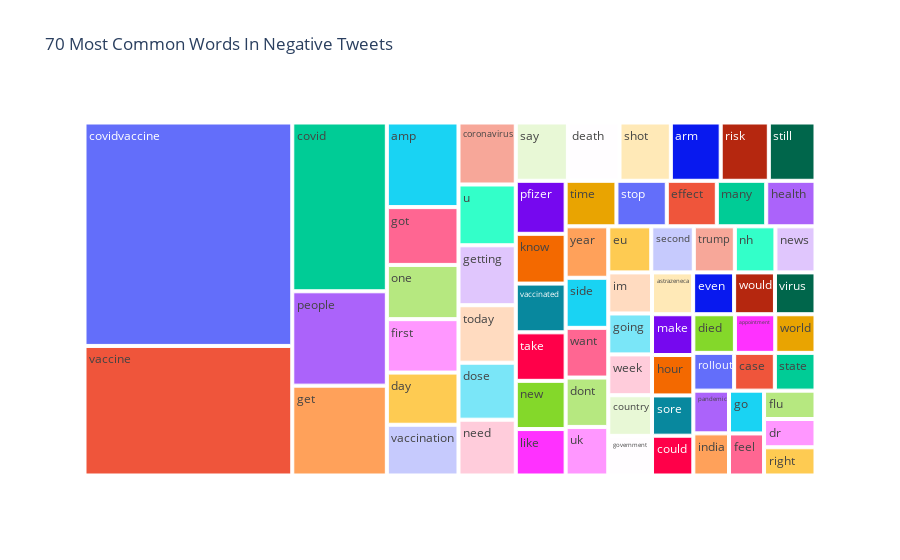
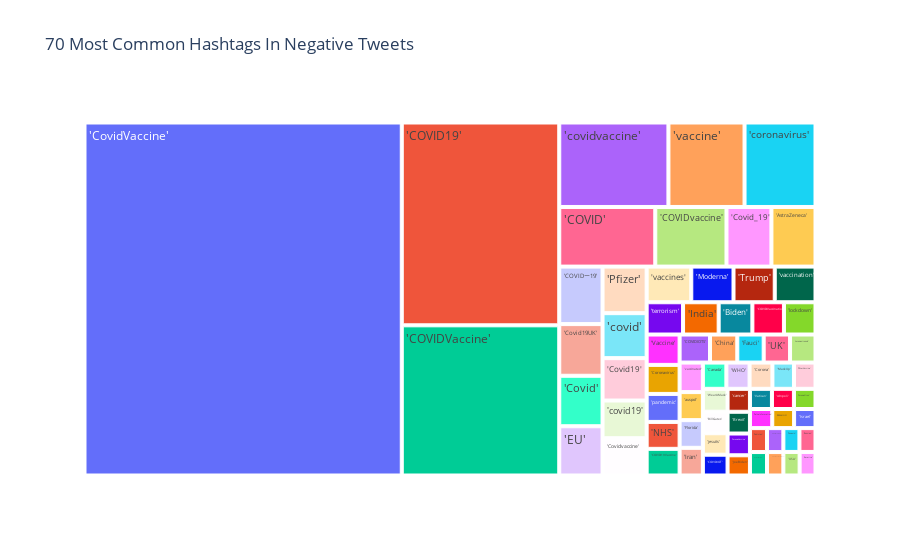

These figures' notebook cell, in order:
### Code cell
all_negative_words=[]
all_negative_hashtags=[]
for i in range(len(Negative_tweet['text'])):
    a=Negative_tweet['text'][i]
    b=Negative_tweet['hashtags'][i].strip('][').split(', ')
    for i in a:
        all_negative_words.append(i)
    for i in b:
        all_negative_hashtags.append(i)
all_negative_words=pd.Series(np.array(all_negative_words))
all_negative_hashtags=pd.Series(np.array(all_negative_hashtags))
common_words=all_negative_words.value_counts().drop(labels='')[:70].rename_axis('Common Negative Words').reset_index(name='count')
fig = px.treemap(common_words, path=['Common Negative Words'], values='count',title='70 Most Common Words In Negative Tweets')
fig.show()
common_hashtags=all_negative_hashtags.value_counts()[:70].drop(labels='').rename_axis('Common Negative Hashtags').reset_index(name='count')
fig = px.treemap(common_hashtags, path=['Common Negative Hashtags'], values='count',title='70 Most Common Hashtags In Negative Tweets')
fig.show()

### Figure 1 — Plotly figure (JSON) as saved in the notebook; plotly's stock layout.template omitted (floating-point values rounded to 4 significant figures)
{"data": [{"branchvalues": "total", "domain": {"x": [0, 1], "y": [0, 1]}, "hovertemplate": "labels=%{label}<br>count=%{value}<br>parent=%{parent}<br>id=%{id}<extra></extra>", "ids": ["amp", "appointment", "arm", "astrazeneca", "case", "coronavirus", "could", "country", "covid", "covidvaccine", "day", "death", "died", "dont", "dose", "dr", "effect", "eu", "even", "feel", "first", "flu", "get", "getting", "go", "going", "got", "government", "health", "hour", "im", "india", "know", "like", "make", "many", "need", "new", "news", "nh", "one", "pandemic", "people", "pfizer", "right", "risk", "rollout", "say", "second", "shot", "side", "sore", "state", "still", "stop", "take", "time", "today", "trump", "u", "uk", "vaccinated", "vaccination", "vaccine", "virus", "want", "week", "world", "would", "year"], "labels": ["amp", "appointment", "arm", "astrazeneca", "case", "coronavirus", "could", "country", "covid", "covidvaccine", "day", "death", "died", "dont", "dose", "dr", "effect", "eu", "even", "feel", "first", "flu", "get", "getting", "go", "going", "got", "government", "health", "hour", "im", "india", "know", "like", "make", "many", "need", "new", "news", "nh", "one", "pandemic", "people", "pfizer", "right", "risk", "rollout", "say", "second", "shot", "side", "sore", "state", "still", "stop", "take", "time", "today", "trump", "u", "uk", "vaccinated", "vaccination", "vaccine", "virus", "want", "week", "world", "would", "year"], "name": "", "parents": ["", "", "", "", "", "", "", "", "", "", "", "", "", "", "", "", "", "", "", "", "", "", "", "", "", "", "", "", "", "", "", "", "", "", "", "", "", "", "", "", "", "", "", "", "", "", "", "", "", "", "", "", "", "", "", "", "", "", "", "", "", "", "", "", "", "", "", "", "", ""], "type": "treemap", "values": [2259, 581, 1083, 641, 573, 1323, 613, 662, 5948, 17298, 1393, 1121, 598, 785, 1216, 542, 849, 738, 639, 549, 1427, 544, 3166, 1279, 559, 667, 1544, 646, 836, 622, 669, 560, 925, 863, 628, 838, 1191, 896, 688, 697, 1448, 568, 3325, 985, 541, 1045, 574, 1132, 730, 1115, 796, 620, 572, 1014, 854, 901, 862, 1227, 705, 1297, 772, 906, 1355, 10031, 632, 790, 665, 579, 637, 818]}], "layout": {"legend": {"tracegroupgap": 0}, "title": {"text": "70 Most Common Words In Negative Tweets"}}}

### Figure 2 — Plotly figure (JSON) as saved in the notebook; plotly's stock layout.template omitted (floating-point values rounded to 4 significant figures)
{"data": [{"branchvalues": "total", "domain": {"x": [0, 1], "y": [0, 1]}, "hovertemplate": "labels=%{label}<br>count=%{value}<br>parent=%{parent}<br>id=%{id}<extra></extra>", "ids": ["'America'", "'AstraZeneca'", "'BREAKING'", "'Biden'", "'BillGates'", "'Brexit'", "'COVID'", "'COVID19'", "'COVID19India'", "'COVID19Vaccine'", "'COVIDIOT'", "'COVIDIOTS'", "'COVIDSecondWave'", "'COVIDVaccination'", "'COVIDVaccine'", "'COVIDvaccine'", "'COVIDー19'", "'Canada'", "'China'", "'Corona'", "'CoronaVaccine'", "'CoronaVirus'", "'Coronavirus'", "'Covaxin'", "'Covid'", "'Covid19'", "'Covid19UK'", "'CovidVaccine'", "'Covid_19'", "'Covidvaccine'", "'EU'", "'FalseInformation'", "'Fauci'", "'Florida'", "'GetVaccinated'", "'India'", "'Iran'", "'Israel'", "'JoeBiden'", "'MaskUp'", "'Moderna'", "'NHS'", "'Pakistan'", "'Pfizer'", "'PfizerVaccine'", "'Russian'", "'Trump'", "'UK'", "'USA'", "'Vaccine'", "'Vatican'", "'WHO'", "'WearAMask'", "'auspol'", "'cancer'", "'cdnpoli'", "'coronavirus'", "'coronavirusuk'", "'covid'", "'covid19'", "'covidvaccine'", "'jesuits'", "'lockdown'", "'pandemic'", "'terrorism'", "'vaccinated'", "'vaccination'", "'vaccine'", "'vaccines'"], "labels": ["'America'", "'AstraZeneca'", "'BREAKING'", "'Biden'", "'BillGates'", "'Brexit'", "'COVID'", "'COVID19'", "'COVID19India'", "'COVID19Vaccine'", "'COVIDIOT'", "'COVIDIOTS'", "'COVIDSecondWave'", "'COVIDVaccination'", "'COVIDVaccine'", "'COVIDvaccine'", "'COVIDー19'", "'Canada'", "'China'", "'Corona'", "'CoronaVaccine'", "'CoronaVirus'", "'Coronavirus'", "'Covaxin'", "'Covid'", "'Covid19'", "'Covid19UK'", "'CovidVaccine'", "'Covid_19'", "'Covidvaccine'", "'EU'", "'FalseInformation'", "'Fauci'", "'Florida'", "'GetVaccinated'", "'India'", "'Iran'", "'Israel'", "'JoeBiden'", "'MaskUp'", "'Moderna'", "'NHS'", "'Pakistan'", "'Pfizer'", "'PfizerVaccine'", "'Russian'", "'Trump'", "'UK'", "'USA'", "'Vaccine'", "'Vatican'", "'WHO'", "'WearAMask'", "'auspol'", "'cancer'", "'cdnpoli'", "'coronavirus'", "'coronavirusuk'", "'covid'", "'covid19'", "'covidvaccine'", "'jesuits'", "'lockdown'", "'pandemic'", "'terrorism'", "'vaccinated'", "'vaccination'", "'vaccine'", "'vaccines'"], "name": "", "parents": ["", "", "", "", "", "", "", "", "", "", "", "", "", "", "", "", "", "", "", "", "", "", "", "", "", "", "", "", "", "", "", "", "", "", "", "", "", "", "", "", "", "", "", "", "", "", "", "", "", "", "", "", "", "", "", "", "", "", "", "", "", "", "", "", "", "", "", "", ""], "type": "treemap", "values": [43, 302, 48, 125, 61, 56, 658, 3671, 45, 101, 59, 98, 44, 117, 2718, 488, 286, 71, 88, 69, 56, 50, 110, 44, 251, 215, 257, 12872, 308, 189, 245, 49, 85, 74, 46, 132, 74, 47, 52, 65, 173, 102, 47, 236, 65, 44, 169, 85, 44, 115, 51, 70, 65, 75, 59, 51, 689, 82, 228, 191, 1060, 61, 117, 106, 135, 79, 167, 739, 183]}], "layout": {"legend": {"tracegroupgap": 0}, "title": {"text": "70 Most Common Hashtags In Negative Tweets"}}}
